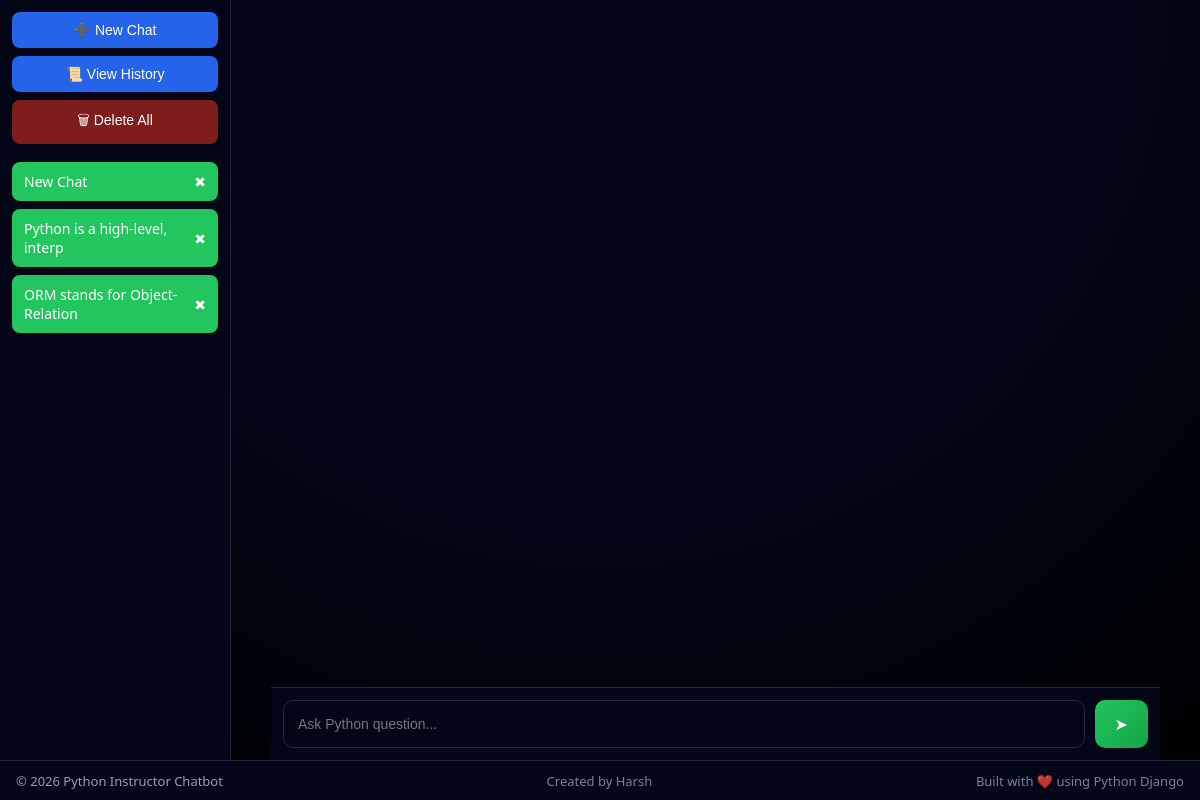
Before: / with the older database file.
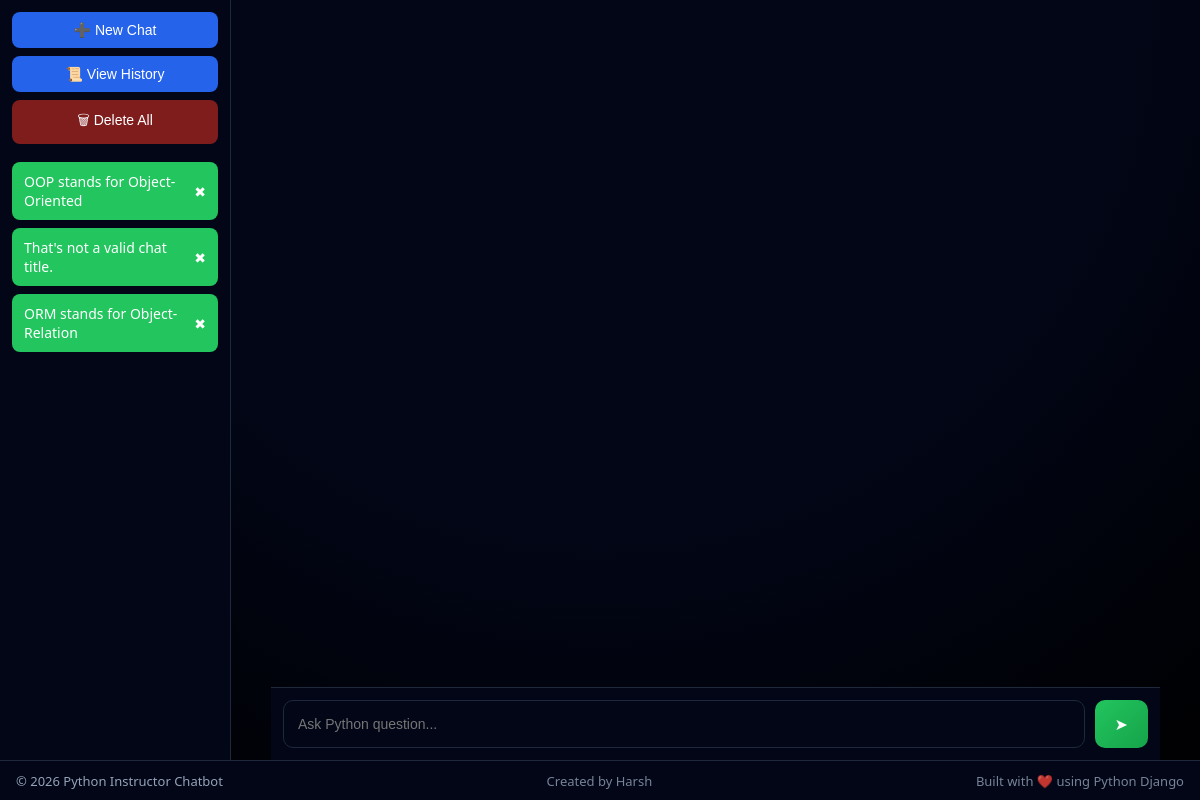
After: the same page with the newer database file.
### chatbot/models.py (models this page shows)
class Conversation(models.Model):
    id = models.UUIDField(primary_key=True, default=uuid.uuid4, editable=False)
    title = models.CharField(max_length=120, default="New Chat")
    created_at = models.DateTimeField(auto_now_add=True)

### chatbot/views.py (the view)
# urls.py: path("", home),
def home(request):
    conversations = Conversation.objects.all().order_by("-created_at")
    active_id = request.GET.get("c")
    active_conversation = None
    messages = []
    if active_id:
        try:
            active_conversation = Conversation.objects.get(id=active_id)
            messages = active_conversation.messages.all().order_by("created_at")
        except Conversation.DoesNotExist:
            active_conversation = None
    return render(request, "index.html", {
        "conversations": conversations,
        "active": active_conversation,
        "messages": messages
    })

### chatbot/templates/index.html (shortened to what this page needs)
<!DOCTYPE html>
<html>
  <head>
    <link
      rel="stylesheet"
      href="https://cdn.jsdelivr.net/npm/highlight.js@11.9.0/styles/github-dark.css"
    />
    <link rel="stylesheet" href="/static/style.css" />
  </head>
  <body>
    <div class="app">
      <div class="sidebar">
        <button onclick="newChat()">➕ New Chat</button>
        <button onclick="location.href='/history-all/'">📜 View History</button>
        <button class="danger" onclick="deleteAll()">🗑 Delete All</button>
        <div class="history">
          {% for c in conversations %}
          <div
            class="chat-item {% if active and c.id == active.id %}active{% endif %}"
          >
            <a href="/?c={{ c.id }}">{{ c.title }}</a>
            <span onclick="deleteChat('{{ c.id }}')">✖</span>
          </div>
          {% endfor %}
        </div>
      </div>
      <div class="chat-area">
        <div id="messages" class="messages">
        </div>
        {% include "chat_input.html" %}
      </div>
    </div>
    <footer class="app-footer">
      <span>© 2026 Python Instructor Chatbot</span>
      <span class="footer-right"> Created by Harsh </span>
      <span class="footer-right"> Built with ❤️ using Python Django </span>
    </footer>
  </body>
</html>

Changed rows visible on the page:
removed Conversation: title "New Chat"
removed Conversation: title "Python is a high-level, interp"
added Conversation: title "OOP stands for Object-Oriented"
added Conversation: title "That's not a valid chat title."
